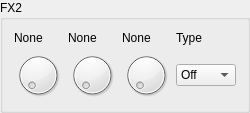
             <widget class="QGroupBox" name="groupBox_3">
              <property name="styleSheet">
               <string notr="true">QGroupBox{border-color: rgb(0, 0, 127); background-color: white;};</string>
              </property>
              <property name="title">
               <string>FX2</string>
              </property>
              <layout class="QVBoxLayout" name="verticalLayout_3">
               <item>
                <layout class="QGridLayout" name="gridLayout_4">
                 <item row="1" column="2">
                  <widget class="QDial" name="m_fx_knob_2_3">
                   <property name="minimumSize">
                    <size>
                     <width>48</width>
                     <height>48</height>
                    </size>
                   </property>
                   <property name="maximumSize">
                    <size>
                     <width>48</width>
                     <height>48</height>
                    </size>
                   </property>
                  </widget>
                 </item>
                 <item row="0" column="1">
                  <widget class="QLabel" name="m_fx_label_2_2">
                   <property name="text">
                    <string>None</string>
                   </property>
                  </widget>
                 </item>
                 <item row="0" column="3">
                  <widget class="QLabel" name="label_11">
                   <property name="text">
                    <string>Type</string>
                   </property>
                  </widget>
                 </item>
                 <item row="1" column="1">
                  <widget class="QDial" name="m_fx_knob_2_2">
                   <property name="minimumSize">
                    <size>
                     <width>48</width>
                     <height>48</height>
                    </size>
                   </property>
                   <property name="maximumSize">
                    <size>
                     <width>48</width>
                     <height>48</height>
                    </size>
                   </property>
                  </widget>
                 </item>
                 <item row="1" column="3">
                  <widget class="QComboBox" name="comboBox_3">
                   <property name="minimumSize">
                    <size>
                     <width>60</width>
                     <height>0</height>
                    </size>
                   </property>
                   <property name="maximumSize">
                    <size>
                     <width>60</width>
                     <height>16777215</height>
                    </size>
                   </property>
                   <item>
                    <property name="text">
                     <string>Off</string>
                    </property>
                   </item>
                   <item>
                    <property name="text">
                     <string>Filter LP2</string>
                    </property>
                   </item>
                   <item>
                    <property name="text">
                     <string>Filter LP4</string>
                    </property>
                   </item>
                   <item>
                    <property name="text">
                     <string>Filter HP2</string>
                    </property>
                   </item>
                   <item>
                    <property name="text">
                     <string>Filter HP4</string>
                    </property>
                   </item>
                   <item>
                    <property name="text">
                     <string>Filter BP2</string>
                    </property>
                   </item>
                   <item>
                    <property name="text">
                     <string>Filter BP4</string>
                    </property>
                   </item>
                   <item>
                    <property name="text">
                     <string>EQ</string>
                    </property>
                   </item>
                   <item>
                    <property name="text">
                     <string>Distortion</string>
                    </property>
                   </item>
                  </widget>
                 </item>
                 <item row="0" column="0">
                  <widget class="QLabel" name="m_fx_label_2_1">
                   <property name="text">
                    <string>None</string>
                   </property>
                  </widget>
                 </item>
                 <item row="0" column="2">
                  <widget class="QLabel" name="m_fx_label_2_3">
                   <property name="text">
                    <string>None</string>
                   </property>
                  </widget>
                 </item>
                 <item row="1" column="0">
                  <widget class="QDial" name="m_fx_knob_2_1">
                   <property name="minimumSize">
                    <size>
                     <width>48</width>
                     <height>48</height>
                    </size>
                   </property>
                   <property name="maximumSize">
                    <size>
                     <width>48</width>
                     <height>48</height>
                    </size>
                   </property>
                   <property name="styleSheet">
                    <string notr="true"/>
                   </property>
                  </widget>
                 </item>
                </layout>
               </item>
              </layout>
             </widget>
